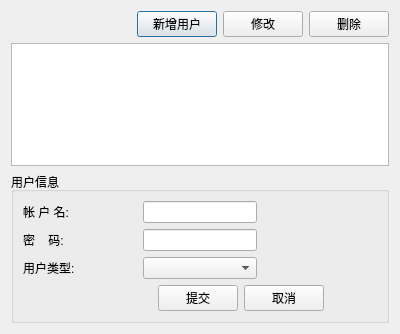
<?xml version="1.0" encoding="UTF-8"?>
<ui version="4.0">
 <class>Dialog</class>
 <widget class="QDialog" name="Dialog">
  <property name="geometry">
   <rect>
    <x>0</x>
    <y>0</y>
    <width>400</width>
    <height>334</height>
   </rect>
  </property>
  <property name="windowTitle">
   <string>Dialog</string>
  </property>
  <layout class="QVBoxLayout" name="verticalLayout_2">
   <item>
    <layout class="QHBoxLayout" name="horizontalLayout_5">
     <item>
      <spacer name="horizontalSpacer_2">
       <property name="orientation">
        <enum>Qt::Horizontal</enum>
       </property>
       <property name="sizeHint" stdset="0">
        <size>
         <width>40</width>
         <height>20</height>
        </size>
       </property>
      </spacer>
     </item>
     <item>
      <widget class="QPushButton" name="pushButton_add">
       <property name="text">
        <string>新增用户</string>
       </property>
      </widget>
     </item>
     <item>
      <widget class="QPushButton" name="pushButton_modify">
       <property name="text">
        <string>修改</string>
       </property>
      </widget>
     </item>
     <item>
      <widget class="QPushButton" name="pushButton_del">
       <property name="text">
        <string>删除</string>
       </property>
      </widget>
     </item>
    </layout>
   </item>
   <item>
    <widget class="QTableView" name="tableView">
     <property name="sizePolicy">
      <sizepolicy hsizetype="Expanding" vsizetype="Expanding">
       <horstretch>0</horstretch>
       <verstretch>0</verstretch>
      </sizepolicy>
     </property>
    </widget>
   </item>
   <item>
    <widget class="QGroupBox" name="groupBox">
     <property name="title">
      <string>用户信息</string>
     </property>
     <layout class="QVBoxLayout" name="verticalLayout">
      <item>
       <layout class="QHBoxLayout" name="horizontalLayout">
        <item>
         <widget class="QLabel" name="label">
          <property name="text">
           <string>帐 户 名:</string>
          </property>
         </widget>
        </item>
        <item>
         <widget class="QLineEdit" name="lineEdit_username">
          <property name="sizePolicy">
           <sizepolicy hsizetype="Preferred" vsizetype="Fixed">
            <horstretch>0</horstretch>
            <verstretch>0</verstretch>
           </sizepolicy>
          </property>
         </widget>
        </item>
        <item>
         <widget class="QLabel" name="label_tip_username">
          <property name="text">
           <string/>
          </property>
         </widget>
        </item>
       </layout>
      </item>
      <item>
       <layout class="QHBoxLayout" name="horizontalLayout_2">
        <item>
         <widget class="QLabel" name="label_2">
          <property name="text">
           <string>密    码:</string>
          </property>
         </widget>
        </item>
        <item>
         <widget class="QLineEdit" name="lineEdit_password">
          <property name="sizePolicy">
           <sizepolicy hsizetype="Preferred" vsizetype="Fixed">
            <horstretch>0</horstretch>
            <verstretch>0</verstretch>
           </sizepolicy>
          </property>
         </widget>
        </item>
        <item>
         <widget class="QLabel" name="label_tip_password">
          <property name="text">
           <string/>
          </property>
         </widget>
        </item>
       </layout>
      </item>
      <item>
       <layout class="QHBoxLayout" name="horizontalLayout_3">
        <item>
         <widget class="QLabel" name="label_3">
          <property name="text">
           <string>用户类型:</string>
          </property>
         </widget>
        </item>
        <item>
         <widget class="QComboBox" name="comboBox_usertype"/>
        </item>
        <item>
         <widget class="QLabel" name="label_6">
          <property name="text">
           <string/>
          </property>
         </widget>
        </item>
       </layout>
      </item>
      <item>
       <layout class="QHBoxLayout" name="horizontalLayout_4">
        <item>
         <spacer name="horizontalSpacer">
          <property name="orientation">
           <enum>Qt::Horizontal</enum>
          </property>
          <property name="sizeHint" stdset="0">
           <size>
            <width>40</width>
            <height>20</height>
           </size>
          </property>
         </spacer>
        </item>
        <item>
         <widget class="QPushButton" name="pushButton_ok">
          <property name="text">
           <string>提交</string>
          </property>
         </widget>
        </item>
        <item>
         <widget class="QPushButton" name="pushButton_cancel">
          <property name="text">
           <string>取消</string>
          </property>
         </widget>
        </item>
        <item>
         <widget class="QLabel" name="label_4">
          <property name="text">
           <string>              </string>
          </property>
         </widget>
        </item>
       </layout>
      </item>
     </layout>
    </widget>
   </item>
  </layout>
 </widget>
 <resources/>
 <connections/>
</ui>
